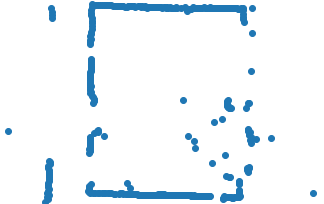
#> input picture floor1.png, 324 x 204 px
$ jupyter execute --allow-errors 'hough transform+matplot+opencv+numpy.ipynb'   (shell and % lines are left out)
#> lines starting #> are read from the running program, lines starting #| are printed output that depends on the picture; after the words box and inside, x2 and y2 are one past the last pixel; in counts of white or black regions, pixels touching at a corner belong together
[cell 1]
import cv2 as cv
import numpy as np
import pandas as pd
import math
import matplotlib.pyplot as plt

[cell 2]
#read scanned data from text file

df = pd.read_csv('scanData.txt',delimiter=',')
#> (reads code/scanData.txt from the repository)
x = df.values[:,0]
y = df.values[:,1]
#print(x,y)

df = pd.read_csv('scanData.txt',delimiter=',')
angle = df.values[:,0]
#print(angle)
distance = df.values[:,1]

[cell 3]
#polar to cartesian converison
cartesian = [(r*math.cos(phi*math.pi/180), r*math.sin(phi*math.pi/180)) for r, phi in zip(distance, angle)]

#> (a cell that did not finish here is left out)

[cell 5]
###only for matplotLib

#plt.scatter(y,x, color='yellowgreen', marker='.',label='Inliers')
plt.scatter(y,x)

###remove the axis tag from here
plt.xticks([])
plt.yticks([])


#plt.scatter(y,x)
plt.savefig('floor.png')
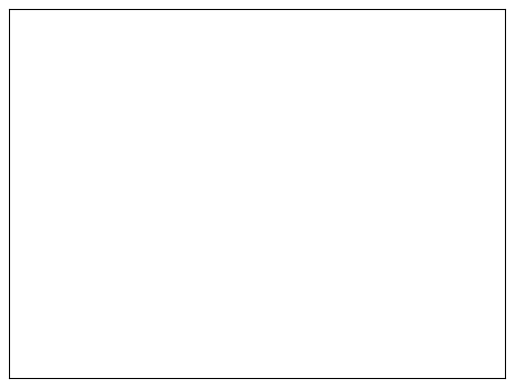
#> figure drawn by matplotlib, 1 panel
plt.show()

[cell 6]
### canny edge detection

image = cv.imread('floor.png')
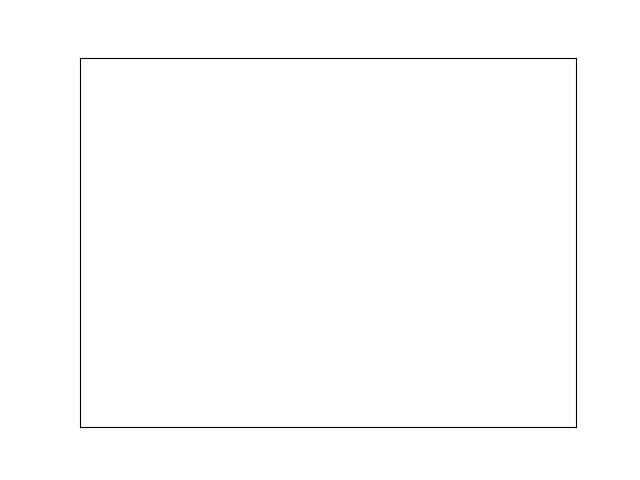
#> image: shape (480, 640, 3); min 0, max 255, mean 253.4
original = image.copy()
gray = cv.cvtColor(image, cv.COLOR_BGR2GRAY)
'''
cv.imshow("gray",gray)
cv.waitKey(1000)
cv.destroyAllWindows()
'''
canny = cv.Canny(gray,100,200)
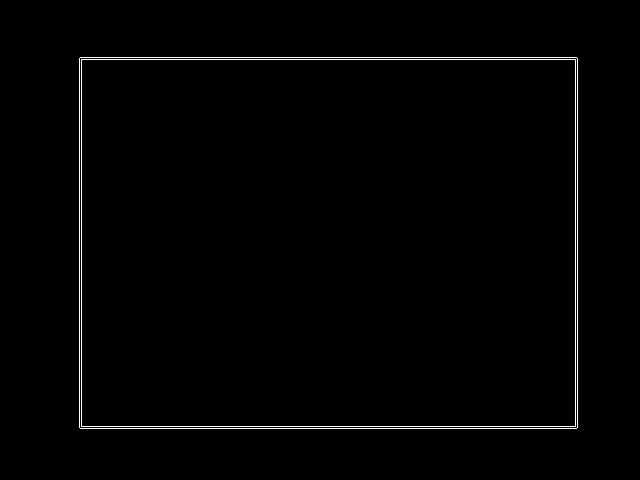
#> canny: shape (480, 640); 1.1% white in thin lines or dots, all inside (x1, y1, x2, y2) = (79, 57, 578, 429)


## creating mask to hide axis

'''
Here's a simple approach:

Convert image to grayscale
Color threshold to isolate green
Find contours and fill in mask
Bitwise-and to get result
https://stackoverflow.com/questions/57940737/how-to-mask-everything-in-an-image-except-for-a-specific-color-inside
'''

lower = np.array([35, 0, 0], dtype="uint8")
upper = np.array([131, 255, 185], dtype="uint8")
mask = cv.inRange(image, lower, upper)
#> mask: shape (480, 640); every value is 0

cnts = cv.findContours(mask, cv.RETR_EXTERNAL, cv.CHAIN_APPROX_SIMPLE)
#> cnts = 0 contours
cnts = cnts[0] if len(cnts) == 2 else cnts[1]
#> cnts = []
cv.fillPoly(mask, cnts, (255,255,255))
result = cv.bitwise_and(original,original,mask=mask)
#> result: shape (480, 640, 3); every value is 0


cv.imshow("result",result)
cv.waitKey(10000)
cv.destroyAllWindows()
###Hough transform

#gray = cv.cvtColor(result,cv.COLOR_BGR2GRAY)
#print(gray)
edges = cv.Canny(gray,50,150,apertureSize = 3)
minLineLength = 100
maxLineGap = 10
lines = cv.HoughLinesP(edges,1,np.pi/180,100,minLineLength,maxLineGap)
#> lines = [[80, 57, 576, 57], [81, 59, 575, 59], [81, 426, 575, 426], [80, 428, 576, 428], [79, 427, 79, 58], [81, 425, 81, 60], [575, 425, 575, 60], [577, 427, 577, 58]]

for x1,y1,x2,y2 in lines[0]:
    cv.line(image,(x1,y1),(x2,y2),(0,255,0),2)
#> this loop made 1 pass
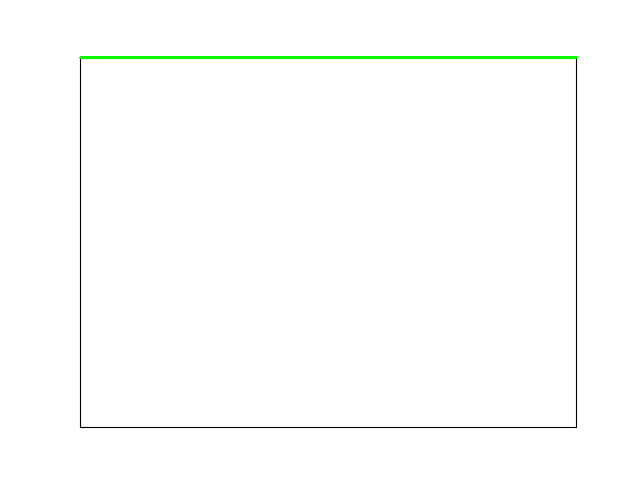
#> image: shape (480, 640, 3); 0.49% of pixels changed, all inside (x1, y1, x2, y2) = (79, 56, 578, 59)
#cv.imwrite('houghlines5.jpg',image)


cv.imshow("canny",image)
cv.waitKey(10000)
cv.destroyAllWindows()

[cell 7]
###### coverting this into 2d array

#x=x.reshape( 1,-1)

#print(x)
#y=y.reshape(1,-1)
print(x.min, x.max)

# generate coordinates of line
#x = np.arange(-200, 200)

#y = 0.2 * x + 20
data = np.vstack([x, y])
print(data.shape)
print(data)
img = np.zeros([100,100,3],dtype=np.uint8)
cv.imshow("data",data)
cv.waitKey(1000)
cv.destroyAllWindows()

[cell 8]
import cv2
import numpy as np

image = cv2.imread('floor1.png')
#> image is the input picture: shape (204, 324, 3); mean B, G, R 249.3, 244.7, 238
gray = cv2.cvtColor(image, cv2.COLOR_BGR2GRAY)
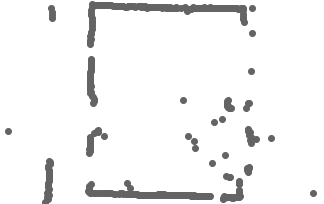
#> gray: shape (204, 324); min 100, max 255, mean 243.2
thresh = cv2.threshold(gray, 0, 255,cv2.THRESH_BINARY_INV + cv2.THRESH_OTSU)[1]
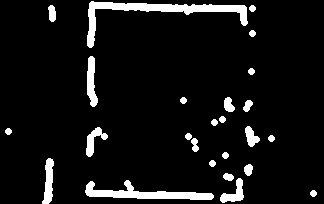
#> thresh: shape (204, 324); 7.5% white; 25 white regions, largest, box (x1, y1, x2, y2) and area: (87, 1, 248, 48) 1527, (85, 180, 214, 200) 1041, (87, 56, 98, 107) 361

kernel = cv2.getStructuringElement(cv2.MORPH_ELLIPSE, (9,9))
close = cv2.morphologyEx(thresh, cv2.MORPH_CLOSE, kernel, iterations=3)
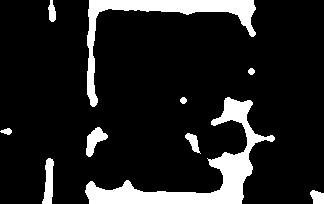
#> close: shape (204, 324); 12.8% white; 10 white regions, largest, box (x1, y1, x2, y2) and area: (85, 97, 275, 204) 4322, (87, 0, 256, 107) 2859, (42, 158, 54, 204) 362

minLineLength = 50
maxLineGap = 60
lines = cv2.HoughLinesP(close,1,np.pi/180,100,minLineLength,maxLineGap)
#> lines = 22 rows, first 6: [89, 202, 241, 200], [140, 10, 253, 12], [87, 195, 243, 195], [89, 203, 241, 203], [112, 9, 253, 4], [89, 3, 253, 1]
for line in lines:
    for x1,y1,x2,y2 in line:
        cv2.line(image,(x1,y1),(x2,y2),(36,255,12),3)
#> this loop made 22 passes
#> line on passes 1 to 12: [[89, 202, 241, 200]], [[140, 10, 253, 12]], [[87, 195, 243, 195]], [[89, 203, 241, 203]], [[112, 9, 253, 4]], [[89, 3, 253, 1]], [[89, 5, 253, 2]], [[89, 199, 242, 199]], [[86, 193, 242, 193]], [[88, 197, 243, 197]], [[89, 0, 253, 0]], [[86, 194, 242, 194]]
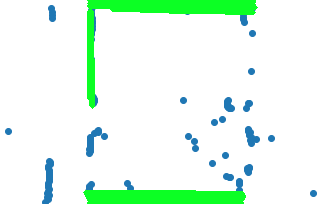
#> image: shape (204, 324, 3); 7.68% of pixels changed, all inside (x1, y1, x2, y2) = (83, 0, 258, 204)

cv2.imshow('thresh', thresh)
cv2.imshow('close', close)
cv2.imshow('image', image)
cv2.waitKey(100000)
cv2.destroyAllWindows()

#> (a cell that did not finish here is left out)

#> (a cell that did not finish here is left out)

[cell 11]
from PIL import Image
import numpy as np

w, h = 512, 512
data = np.zeros((h, w, 3), dtype=np.uint8)
data[0:256, 0:256] = [255, 0, 0] # red patch in upper left
img = Image.fromarray(data, 'RGB')
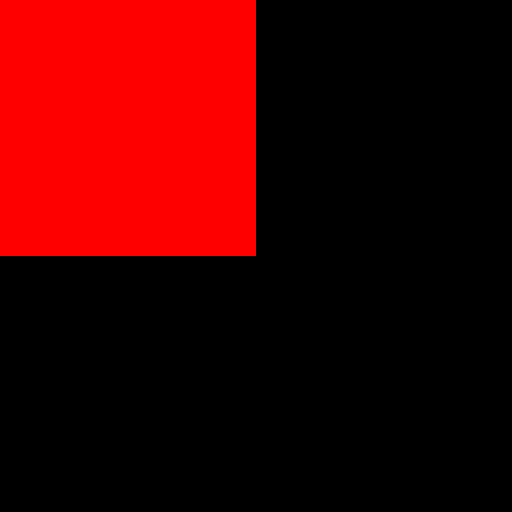
#> img: PIL image 512x512 RGB; mean R, G, B 63.8, 0, 0
img.save('my.png')
img.show()
